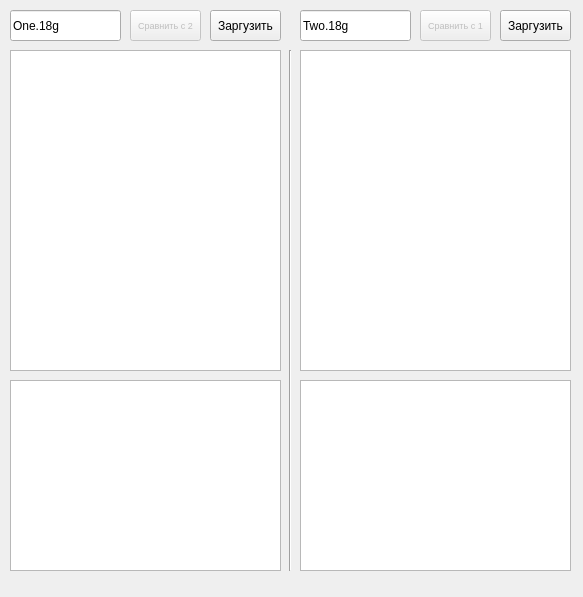
<?xml version="1.0" encoding="UTF-8"?>
<ui version="4.0">
 <class>MainWindow</class>
 <widget class="QMainWindow" name="MainWindow">
  <property name="geometry">
   <rect>
    <x>0</x>
    <y>0</y>
    <width>583</width>
    <height>597</height>
   </rect>
  </property>
  <property name="windowTitle">
   <string>MainWindow</string>
  </property>
  <widget class="QWidget" name="centralWidget">
   <widget class="QLineEdit" name="editOne">
    <property name="geometry">
     <rect>
      <x>10</x>
      <y>10</y>
      <width>111</width>
      <height>31</height>
     </rect>
    </property>
    <property name="text">
     <string>One.18g</string>
    </property>
    <property name="placeholderText">
     <string>Имя первого файла</string>
    </property>
   </widget>
   <widget class="QPushButton" name="loadOne">
    <property name="geometry">
     <rect>
      <x>210</x>
      <y>10</y>
      <width>71</width>
      <height>31</height>
     </rect>
    </property>
    <property name="text">
     <string>Заргузить</string>
    </property>
   </widget>
   <widget class="QLineEdit" name="editTwo">
    <property name="geometry">
     <rect>
      <x>300</x>
      <y>10</y>
      <width>111</width>
      <height>31</height>
     </rect>
    </property>
    <property name="text">
     <string>Two.18g</string>
    </property>
    <property name="placeholderText">
     <string>Имя второго файла</string>
    </property>
   </widget>
   <widget class="QPushButton" name="loadTwo">
    <property name="geometry">
     <rect>
      <x>500</x>
      <y>10</y>
      <width>71</width>
      <height>31</height>
     </rect>
    </property>
    <property name="text">
     <string>Заргузить</string>
    </property>
   </widget>
   <widget class="QPlainTextEdit" name="plainOne">
    <property name="geometry">
     <rect>
      <x>10</x>
      <y>50</y>
      <width>271</width>
      <height>321</height>
     </rect>
    </property>
    <property name="readOnly">
     <bool>true</bool>
    </property>
   </widget>
   <widget class="QPlainTextEdit" name="plainTwo">
    <property name="geometry">
     <rect>
      <x>300</x>
      <y>50</y>
      <width>271</width>
      <height>321</height>
     </rect>
    </property>
    <property name="readOnly">
     <bool>true</bool>
    </property>
   </widget>
   <widget class="Line" name="line">
    <property name="geometry">
     <rect>
      <x>280</x>
      <y>50</y>
      <width>20</width>
      <height>521</height>
     </rect>
    </property>
    <property name="orientation">
     <enum>Qt::Vertical</enum>
    </property>
   </widget>
   <widget class="QPushButton" name="compareWithTwo">
    <property name="enabled">
     <bool>false</bool>
    </property>
    <property name="geometry">
     <rect>
      <x>130</x>
      <y>10</y>
      <width>71</width>
      <height>31</height>
     </rect>
    </property>
    <property name="font">
     <font>
      <pointsize>7</pointsize>
     </font>
    </property>
    <property name="text">
     <string>Сравнить с 2</string>
    </property>
   </widget>
   <widget class="QPushButton" name="compareWithOne">
    <property name="enabled">
     <bool>false</bool>
    </property>
    <property name="geometry">
     <rect>
      <x>420</x>
      <y>10</y>
      <width>71</width>
      <height>31</height>
     </rect>
    </property>
    <property name="font">
     <font>
      <pointsize>7</pointsize>
     </font>
    </property>
    <property name="text">
     <string>Сравнить с 1</string>
    </property>
   </widget>
   <widget class="QPlainTextEdit" name="differenceWithTwo">
    <property name="geometry">
     <rect>
      <x>10</x>
      <y>380</y>
      <width>271</width>
      <height>191</height>
     </rect>
    </property>
    <property name="readOnly">
     <bool>true</bool>
    </property>
   </widget>
   <widget class="QPlainTextEdit" name="differenceWithOne">
    <property name="geometry">
     <rect>
      <x>300</x>
      <y>380</y>
      <width>271</width>
      <height>191</height>
     </rect>
    </property>
    <property name="readOnly">
     <bool>true</bool>
    </property>
   </widget>
  </widget>
  <widget class="QMenuBar" name="menuBar">
   <property name="geometry">
    <rect>
     <x>0</x>
     <y>0</y>
     <width>583</width>
     <height>21</height>
    </rect>
   </property>
  </widget>
 </widget>
 <layoutdefault spacing="6" margin="11"/>
 <resources/>
 <connections/>
</ui>
